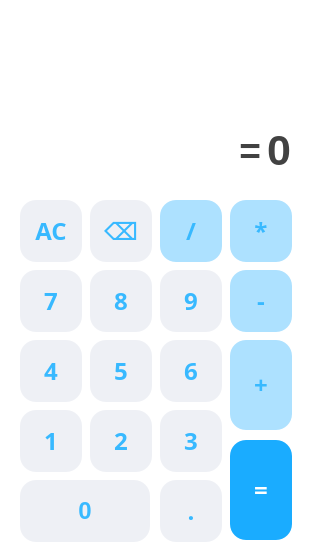
<?xml version="1.0" encoding="UTF-8"?>
<ui version="4.0">
 <class>Form</class>
 <widget class="QWidget" name="Form">
  <property name="geometry">
   <rect>
    <x>0</x>
    <y>0</y>
    <width>310</width>
    <height>560</height>
   </rect>
  </property>
  <property name="minimumSize">
   <size>
    <width>310</width>
    <height>0</height>
   </size>
  </property>
  <property name="maximumSize">
   <size>
    <width>310</width>
    <height>560</height>
   </size>
  </property>
  <property name="windowTitle">
   <string>Qt Calculator</string>
  </property>
  <property name="autoFillBackground">
   <bool>false</bool>
  </property>
  <property name="styleSheet">
   <string notr="true">background-color: rgb(255, 255, 255);</string>
  </property>
  <widget class="QPushButton" name="btn_ac">
   <property name="geometry">
    <rect>
     <x>20</x>
     <y>200</y>
     <width>62</width>
     <height>62</height>
    </rect>
   </property>
   <property name="font">
    <font>
     <family>Microsoft JhengHei</family>
     <pointsize>18</pointsize>
     <weight>75</weight>
     <bold>true</bold>
    </font>
   </property>
   <property name="styleSheet">
    <string notr="true">QPushButton {
	background-color: rgb(238, 240, 245);
	color: rgb(56, 185, 255);
	border-radius: 16px
}
 QPushButton:hover {
	background-color: rgb(228, 231, 237);
 }
QPushButton:pressed {	
	background-color: rgb(248, 248, 248);
	color: rgb(94, 204, 255);
}</string>
   </property>
   <property name="text">
    <string>AC</string>
   </property>
  </widget>
  <widget class="QPushButton" name="btn_back">
   <property name="geometry">
    <rect>
     <x>90</x>
     <y>200</y>
     <width>62</width>
     <height>62</height>
    </rect>
   </property>
   <property name="font">
    <font>
     <family>Microsoft JhengHei</family>
     <pointsize>18</pointsize>
     <weight>75</weight>
     <bold>true</bold>
    </font>
   </property>
   <property name="styleSheet">
    <string notr="true">QPushButton {
	background-color: rgb(238, 240, 245);
	color: rgb(56, 185, 255);
	border-radius: 16px
}
 QPushButton:hover {
	background-color: rgb(228, 231, 237);
 }
QPushButton:pressed {	
	background-color: rgb(248, 248, 248);
	color: rgb(94, 204, 255);
}</string>
   </property>
   <property name="text">
    <string>⌫</string>
   </property>
  </widget>
  <widget class="QPushButton" name="btn_7">
   <property name="geometry">
    <rect>
     <x>20</x>
     <y>270</y>
     <width>62</width>
     <height>62</height>
    </rect>
   </property>
   <property name="font">
    <font>
     <family>Microsoft JhengHei</family>
     <pointsize>18</pointsize>
     <weight>75</weight>
     <bold>true</bold>
    </font>
   </property>
   <property name="styleSheet">
    <string notr="true">QPushButton {
	background-color: rgb(238, 240, 245);
	color: rgb(56, 185, 255);
	border-radius: 16px
}
 QPushButton:hover {
	background-color: rgb(228, 231, 237);
 }
QPushButton:pressed {	
	background-color: rgb(248, 248, 248);
	color: rgb(94, 204, 255);
}</string>
   </property>
   <property name="text">
    <string>7</string>
   </property>
  </widget>
  <widget class="QPushButton" name="btn_8">
   <property name="geometry">
    <rect>
     <x>90</x>
     <y>270</y>
     <width>62</width>
     <height>62</height>
    </rect>
   </property>
   <property name="font">
    <font>
     <family>Microsoft JhengHei</family>
     <pointsize>18</pointsize>
     <weight>75</weight>
     <bold>true</bold>
    </font>
   </property>
   <property name="styleSheet">
    <string notr="true">QPushButton {
	background-color: rgb(238, 240, 245);
	color: rgb(56, 185, 255);
	border-radius: 16px
}
 QPushButton:hover {
	background-color: rgb(228, 231, 237);
 }
QPushButton:pressed {	
	background-color: rgb(248, 248, 248);
	color: rgb(94, 204, 255);
}</string>
   </property>
   <property name="text">
    <string>8</string>
   </property>
  </widget>
  <widget class="QPushButton" name="btn_9">
   <property name="geometry">
    <rect>
     <x>160</x>
     <y>270</y>
     <width>62</width>
     <height>62</height>
    </rect>
   </property>
   <property name="font">
    <font>
     <family>Microsoft JhengHei</family>
     <pointsize>18</pointsize>
     <weight>75</weight>
     <bold>true</bold>
    </font>
   </property>
   <property name="styleSheet">
    <string notr="true">QPushButton {
	background-color: rgb(238, 240, 245);
	color: rgb(56, 185, 255);
	border-radius: 16px
}
 QPushButton:hover {
	background-color: rgb(228, 231, 237);
 }
QPushButton:pressed {	
	background-color: rgb(248, 248, 248);
	color: rgb(94, 204, 255);
}</string>
   </property>
   <property name="text">
    <string>9</string>
   </property>
  </widget>
  <widget class="QPushButton" name="btn_6">
   <property name="geometry">
    <rect>
     <x>160</x>
     <y>340</y>
     <width>62</width>
     <height>62</height>
    </rect>
   </property>
   <property name="font">
    <font>
     <family>Microsoft JhengHei</family>
     <pointsize>18</pointsize>
     <weight>75</weight>
     <bold>true</bold>
    </font>
   </property>
   <property name="styleSheet">
    <string notr="true">QPushButton {
	background-color: rgb(238, 240, 245);
	color: rgb(56, 185, 255);
	border-radius: 16px
}
 QPushButton:hover {
	background-color: rgb(228, 231, 237);
 }
QPushButton:pressed {	
	background-color: rgb(248, 248, 248);
	color: rgb(94, 204, 255);
}</string>
   </property>
   <property name="text">
    <string>6</string>
   </property>
  </widget>
  <widget class="QPushButton" name="btn_5">
   <property name="geometry">
    <rect>
     <x>90</x>
     <y>340</y>
     <width>62</width>
     <height>62</height>
    </rect>
   </property>
   <property name="font">
    <font>
     <family>Microsoft JhengHei</family>
     <pointsize>18</pointsize>
     <weight>75</weight>
     <bold>true</bold>
    </font>
   </property>
   <property name="styleSheet">
    <string notr="true">QPushButton {
	background-color: rgb(238, 240, 245);
	color: rgb(56, 185, 255);
	border-radius: 16px
}
 QPushButton:hover {
	background-color: rgb(228, 231, 237);
 }
QPushButton:pressed {	
	background-color: rgb(248, 248, 248);
	color: rgb(94, 204, 255);
}</string>
   </property>
   <property name="text">
    <string>5</string>
   </property>
  </widget>
  <widget class="QPushButton" name="btn_4">
   <property name="geometry">
    <rect>
     <x>20</x>
     <y>340</y>
     <width>62</width>
     <height>62</height>
    </rect>
   </property>
   <property name="font">
    <font>
     <family>Microsoft JhengHei</family>
     <pointsize>18</pointsize>
     <weight>75</weight>
     <bold>true</bold>
    </font>
   </property>
   <property name="styleSheet">
    <string notr="true">QPushButton {
	background-color: rgb(238, 240, 245);
	color: rgb(56, 185, 255);
	border-radius: 16px
}
 QPushButton:hover {
	background-color: rgb(228, 231, 237);
 }
QPushButton:pressed {	
	background-color: rgb(248, 248, 248);
	color: rgb(94, 204, 255);
}</string>
   </property>
   <property name="text">
    <string>4</string>
   </property>
  </widget>
  <widget class="QPushButton" name="btn_3">
   <property name="geometry">
    <rect>
     <x>160</x>
     <y>410</y>
     <width>62</width>
     <height>62</height>
    </rect>
   </property>
   <property name="font">
    <font>
     <family>Microsoft JhengHei</family>
     <pointsize>18</pointsize>
     <weight>75</weight>
     <bold>true</bold>
    </font>
   </property>
   <property name="styleSheet">
    <string notr="true">QPushButton {
	background-color: rgb(238, 240, 245);
	color: rgb(56, 185, 255);
	border-radius: 16px
}
 QPushButton:hover {
	background-color: rgb(228, 231, 237);
 }
QPushButton:pressed {	
	background-color: rgb(248, 248, 248);
	color: rgb(94, 204, 255);
}</string>
   </property>
   <property name="text">
    <string>3</string>
   </property>
  </widget>
  <widget class="QPushButton" name="btn_1">
   <property name="geometry">
    <rect>
     <x>20</x>
     <y>410</y>
     <width>62</width>
     <height>62</height>
    </rect>
   </property>
   <property name="font">
    <font>
     <family>Microsoft JhengHei</family>
     <pointsize>18</pointsize>
     <weight>75</weight>
     <bold>true</bold>
    </font>
   </property>
   <property name="styleSheet">
    <string notr="true">QPushButton {
	background-color: rgb(238, 240, 245);
	color: rgb(56, 185, 255);
	border-radius: 16px
}
 QPushButton:hover {
	background-color: rgb(228, 231, 237);
 }
QPushButton:pressed {	
	background-color: rgb(248, 248, 248);
	color: rgb(94, 204, 255);
}</string>
   </property>
   <property name="text">
    <string>1</string>
   </property>
  </widget>
  <widget class="QPushButton" name="btn_2">
   <property name="geometry">
    <rect>
     <x>90</x>
     <y>410</y>
     <width>62</width>
     <height>62</height>
    </rect>
   </property>
   <property name="font">
    <font>
     <family>Microsoft JhengHei</family>
     <pointsize>18</pointsize>
     <weight>75</weight>
     <bold>true</bold>
    </font>
   </property>
   <property name="styleSheet">
    <string notr="true">QPushButton {
	background-color: rgb(238, 240, 245);
	color: rgb(56, 185, 255);
	border-radius: 16px
}
 QPushButton:hover {
	background-color: rgb(228, 231, 237);
 }
QPushButton:pressed {	
	background-color: rgb(248, 248, 248);
	color: rgb(94, 204, 255);
}</string>
   </property>
   <property name="text">
    <string>2</string>
   </property>
  </widget>
  <widget class="QPushButton" name="btn_0">
   <property name="geometry">
    <rect>
     <x>20</x>
     <y>480</y>
     <width>130</width>
     <height>62</height>
    </rect>
   </property>
   <property name="font">
    <font>
     <family>Nirmala UI</family>
     <pointsize>18</pointsize>
     <weight>75</weight>
     <bold>true</bold>
    </font>
   </property>
   <property name="styleSheet">
    <string notr="true">QPushButton {
	background-color: rgb(238, 240, 245);
	color: rgb(56, 185, 255);
	border-radius: 16px
}
 QPushButton:hover {
	background-color: rgb(228, 231, 237);
 }
QPushButton:pressed {	
	background-color: rgb(248, 248, 248);
	color: rgb(94, 204, 255);
}</string>
   </property>
   <property name="text">
    <string>0</string>
   </property>
  </widget>
  <widget class="QPushButton" name="btn_dot">
   <property name="geometry">
    <rect>
     <x>160</x>
     <y>480</y>
     <width>62</width>
     <height>62</height>
    </rect>
   </property>
   <property name="font">
    <font>
     <family>Microsoft JhengHei</family>
     <pointsize>18</pointsize>
     <weight>75</weight>
     <bold>true</bold>
    </font>
   </property>
   <property name="styleSheet">
    <string notr="true">QPushButton {
	background-color: rgb(238, 240, 245);
	color: rgb(56, 185, 255);
	border-radius: 16px
}
 QPushButton:hover {
	background-color: rgb(228, 231, 237);
 }
QPushButton:pressed {	
	background-color: rgb(248, 248, 248);
	color: rgb(94, 204, 255);
}</string>
   </property>
   <property name="text">
    <string>.</string>
   </property>
  </widget>
  <widget class="QPushButton" name="btn_divide">
   <property name="geometry">
    <rect>
     <x>160</x>
     <y>200</y>
     <width>62</width>
     <height>62</height>
    </rect>
   </property>
   <property name="font">
    <font>
     <family>Microsoft JhengHei</family>
     <pointsize>18</pointsize>
     <weight>75</weight>
     <bold>true</bold>
    </font>
   </property>
   <property name="styleSheet">
    <string notr="true">QPushButton {
	background-color: rgb(173, 225, 255);
	color: rgb(56, 185, 255);
	border-radius: 16px
}
 QPushButton:hover {
	background-color: rgb(153, 209, 241);
 }
QPushButton:pressed {
	background-color: rgb(205, 237, 255);
	color: rgb(113, 205, 255);
}</string>
   </property>
   <property name="text">
    <string>/</string>
   </property>
  </widget>
  <widget class="QPushButton" name="btn_multiply">
   <property name="geometry">
    <rect>
     <x>230</x>
     <y>200</y>
     <width>62</width>
     <height>62</height>
    </rect>
   </property>
   <property name="font">
    <font>
     <family>Microsoft JhengHei</family>
     <pointsize>18</pointsize>
     <weight>75</weight>
     <bold>true</bold>
    </font>
   </property>
   <property name="styleSheet">
    <string notr="true">QPushButton {
	background-color: rgb(173, 225, 255);
	color: rgb(56, 185, 255);
	border-radius: 16px
}
 QPushButton:hover {
	background-color: rgb(153, 209, 241);
 }
QPushButton:pressed {
	background-color: rgb(205, 237, 255);
	color: rgb(113, 205, 255);
}</string>
   </property>
   <property name="text">
    <string>*</string>
   </property>
   <property name="class" stdset="0">
    <string>btn_style1</string>
   </property>
  </widget>
  <widget class="QPushButton" name="btn_subtract">
   <property name="geometry">
    <rect>
     <x>230</x>
     <y>270</y>
     <width>62</width>
     <height>62</height>
    </rect>
   </property>
   <property name="font">
    <font>
     <family>Microsoft JhengHei</family>
     <pointsize>18</pointsize>
     <weight>75</weight>
     <bold>true</bold>
    </font>
   </property>
   <property name="styleSheet">
    <string notr="true">QPushButton {
	background-color: rgb(173, 225, 255);
	color: rgb(56, 185, 255);
	border-radius: 16px
}
 QPushButton:hover {
	background-color: rgb(153, 209, 241);
 }
QPushButton:pressed {
	background-color: rgb(205, 237, 255);
	color: rgb(113, 205, 255);
}</string>
   </property>
   <property name="text">
    <string>-</string>
   </property>
  </widget>
  <widget class="QPushButton" name="btn_add">
   <property name="geometry">
    <rect>
     <x>230</x>
     <y>340</y>
     <width>62</width>
     <height>90</height>
    </rect>
   </property>
   <property name="font">
    <font>
     <family>Microsoft JhengHei</family>
     <pointsize>18</pointsize>
     <weight>75</weight>
     <bold>true</bold>
    </font>
   </property>
   <property name="styleSheet">
    <string notr="true">QPushButton {
	background-color: rgb(173, 225, 255);
	color: rgb(56, 185, 255);
	border-radius: 16px
}
 QPushButton:hover {
	background-color: rgb(153, 209, 241);
 }
QPushButton:pressed {
	background-color: rgb(205, 237, 255);
	color: rgb(113, 205, 255);
}</string>
   </property>
   <property name="text">
    <string>+</string>
   </property>
  </widget>
  <widget class="QPushButton" name="btn_equal">
   <property name="geometry">
    <rect>
     <x>230</x>
     <y>440</y>
     <width>62</width>
     <height>100</height>
    </rect>
   </property>
   <property name="font">
    <font>
     <family>Microsoft JhengHei</family>
     <pointsize>18</pointsize>
     <weight>75</weight>
     <bold>true</bold>
    </font>
   </property>
   <property name="styleSheet">
    <string notr="true">QPushButton {
	background-color: rgb(26, 172, 255);
	color: rgb(255, 255, 255);
	border-radius: 16px
}
 QPushButton:hover {
	background-color: rgb(17, 154, 232);
	color: rgb(232, 232, 232);
 }
QPushButton:pressed {
	background-color: rgb(96, 197, 255);
}</string>
   </property>
   <property name="text">
    <string>=</string>
   </property>
  </widget>
  <widget class="QLabel" name="math_label">
   <property name="geometry">
    <rect>
     <x>20</x>
     <y>80</y>
     <width>271</width>
     <height>30</height>
    </rect>
   </property>
   <property name="font">
    <font>
     <family>Segoe UI</family>
     <pointsize>18</pointsize>
     <weight>50</weight>
     <bold>false</bold>
    </font>
   </property>
   <property name="layoutDirection">
    <enum>Qt::LeftToRight</enum>
   </property>
   <property name="styleSheet">
    <string notr="true">color: rgb(138, 138, 138);</string>
   </property>
   <property name="text">
    <string/>
   </property>
   <property name="alignment">
    <set>Qt::AlignRight|Qt::AlignTrailing|Qt::AlignVCenter</set>
   </property>
  </widget>
  <widget class="QWidget" name="layoutWidget">
   <property name="geometry">
    <rect>
     <x>20</x>
     <y>120</y>
     <width>271</width>
     <height>61</height>
    </rect>
   </property>
   <layout class="QHBoxLayout" name="horizontalLayout">
    <item>
     <widget class="QLabel" name="space_label_2">
      <property name="font">
       <font>
        <family>Segoe UI</family>
        <pointsize>28</pointsize>
        <weight>75</weight>
        <bold>true</bold>
       </font>
      </property>
      <property name="layoutDirection">
       <enum>Qt::LeftToRight</enum>
      </property>
      <property name="styleSheet">
       <string notr="true">color: rgb(66, 66, 66);
text-align:right;</string>
      </property>
      <property name="text">
       <string/>
      </property>
      <property name="alignment">
       <set>Qt::AlignRight|Qt::AlignTrailing|Qt::AlignVCenter</set>
      </property>
     </widget>
    </item>
    <item>
     <spacer name="horizontalSpacer">
      <property name="orientation">
       <enum>Qt::Horizontal</enum>
      </property>
      <property name="sizeHint" stdset="0">
       <size>
        <width>40</width>
        <height>20</height>
       </size>
      </property>
     </spacer>
    </item>
    <item>
     <widget class="QLabel" name="icon_label_3">
      <property name="font">
       <font>
        <family>Segoe UI</family>
        <pointsize>28</pointsize>
        <weight>75</weight>
        <bold>true</bold>
       </font>
      </property>
      <property name="layoutDirection">
       <enum>Qt::LeftToRight</enum>
      </property>
      <property name="styleSheet">
       <string notr="true">color: rgb(66, 66, 66);</string>
      </property>
      <property name="text">
       <string>=</string>
      </property>
      <property name="alignment">
       <set>Qt::AlignRight|Qt::AlignTrailing|Qt::AlignVCenter</set>
      </property>
     </widget>
    </item>
    <item>
     <widget class="QLabel" name="result_label">
      <property name="font">
       <font>
        <family>Segoe UI</family>
        <pointsize>32</pointsize>
        <weight>75</weight>
        <bold>true</bold>
       </font>
      </property>
      <property name="layoutDirection">
       <enum>Qt::LeftToRight</enum>
      </property>
      <property name="styleSheet">
       <string notr="true">color: rgb(66, 66, 66);</string>
      </property>
      <property name="text">
       <string>0</string>
      </property>
      <property name="alignment">
       <set>Qt::AlignRight|Qt::AlignTrailing|Qt::AlignVCenter</set>
      </property>
     </widget>
    </item>
   </layout>
  </widget>
 </widget>
 <resources/>
 <connections/>
</ui>
